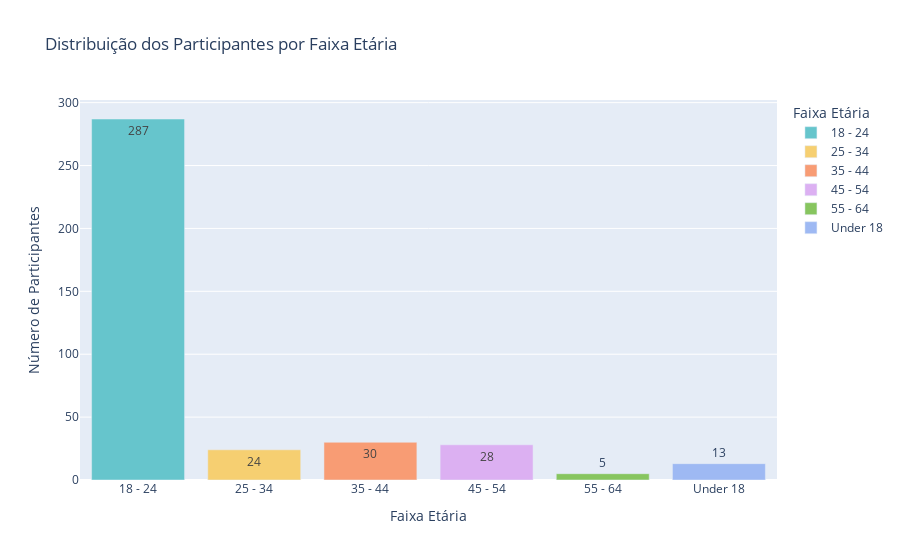

Notebook code cell kept with this figure:
### Code cell
fig

### Figure 1 — Plotly figure (JSON) as saved in the notebook; plotly's stock layout.template omitted (floating-point values rounded to 4 significant figures)
{"data": [{"alignmentgroup": "True", "hovertemplate": "Faixa Etária=%{x}<br>Número de Participantes=%{y}<extra></extra>", "legendgroup": "18 - 24", "marker": {"color": "rgb(102, 197, 204)", "pattern": {"shape": ""}}, "name": "18 - 24", "offsetgroup": "18 - 24", "orientation": "v", "showlegend": true, "textposition": "auto", "texttemplate": "%{y}", "type": "bar", "x": ["18 - 24"], "xaxis": "x", "y": [287], "yaxis": "y"}, {"alignmentgroup": "True", "hovertemplate": "Faixa Etária=%{x}<br>Número de Participantes=%{y}<extra></extra>", "legendgroup": "25 - 34", "marker": {"color": "rgb(246, 207, 113)", "pattern": {"shape": ""}}, "name": "25 - 34", "offsetgroup": "25 - 34", "orientation": "v", "showlegend": true, "textposition": "auto", "texttemplate": "%{y}", "type": "bar", "x": ["25 - 34"], "xaxis": "x", "y": [24], "yaxis": "y"}, {"alignmentgroup": "True", "hovertemplate": "Faixa Etária=%{x}<br>Número de Participantes=%{y}<extra></extra>", "legendgroup": "35 - 44", "marker": {"color": "rgb(248, 156, 116)", "pattern": {"shape": ""}}, "name": "35 - 44", "offsetgroup": "35 - 44", "orientation": "v", "showlegend": true, "textposition": "auto", "texttemplate": "%{y}", "type": "bar", "x": ["35 - 44"], "xaxis": "x", "y": [30], "yaxis": "y"}, {"alignmentgroup": "True", "hovertemplate": "Faixa Etária=%{x}<br>Número de Participantes=%{y}<extra></extra>", "legendgroup": "45 - 54", "marker": {"color": "rgb(220, 176, 242)", "pattern": {"shape": ""}}, "name": "45 - 54", "offsetgroup": "45 - 54", "orientation": "v", "showlegend": true, "textposition": "auto", "texttemplate": "%{y}", "type": "bar", "x": ["45 - 54"], "xaxis": "x", "y": [28], "yaxis": "y"}, {"alignmentgroup": "True", "hovertemplate": "Faixa Etária=%{x}<br>Número de Participantes=%{y}<extra></extra>", "legendgroup": "55 - 64", "marker": {"color": "rgb(135, 197, 95)", "pattern": {"shape": ""}}, "name": "55 - 64", "offsetgroup": "55 - 64", "orientation": "v", "showlegend": true, "textposition": "auto", "texttemplate": "%{y}", "type": "bar", "x": ["55 - 64"], "xaxis": "x", "y": [5], "yaxis": "y"}, {"alignmentgroup": "True", "hovertemplate": "Faixa Etária=%{x}<br>Número de Participantes=%{y}<extra></extra>", "legendgroup": "Under 18", "marker": {"color": "rgb(158, 185, 243)", "pattern": {"shape": ""}}, "name": "Under 18", "offsetgroup": "Under 18", "orientation": "v", "showlegend": true, "textposition": "auto", "texttemplate": "%{y}", "type": "bar", "x": ["Under 18"], "xaxis": "x", "y": [13], "yaxis": "y"}], "layout": {"barmode": "relative", "legend": {"title": {"text": "Faixa Etária"}, "tracegroupgap": 0}, "title": {"text": "Distribuição dos Participantes por Faixa Etária"}, "xaxis": {"anchor": "y", "categoryarray": ["18 - 24", "25 - 34", "35 - 44", "45 - 54", "55 - 64", "Under 18"], "categoryorder": "array", "domain": [0, 1], "title": {"text": "Faixa Etária"}}, "yaxis": {"anchor": "x", "domain": [0, 1], "title": {"text": "Número de Participantes"}}}}
